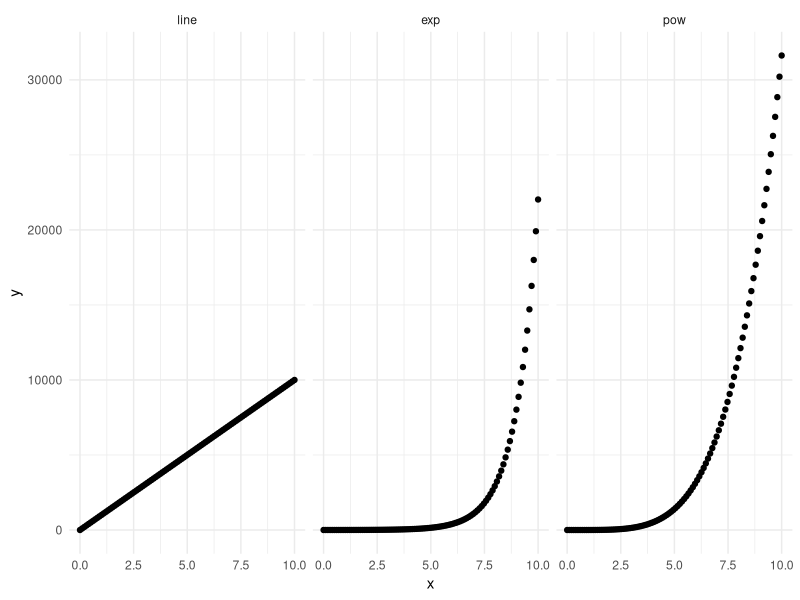
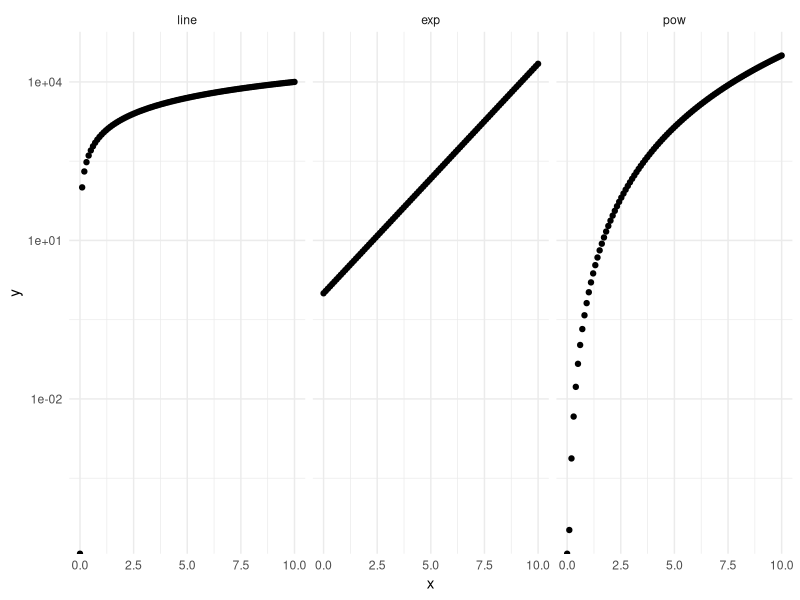
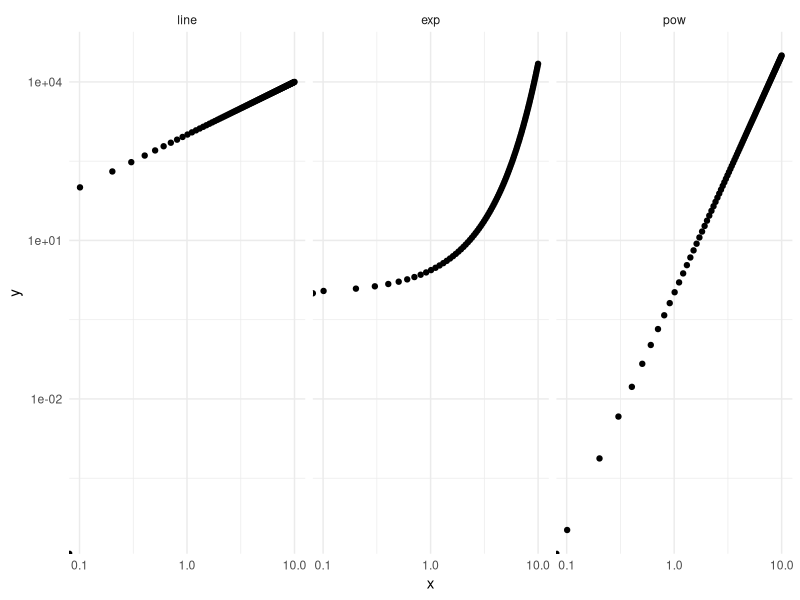

These charts were generated, in order, by the following R code:
## ---- chunk 1
library(tidyverse)
## ---- chunk 2
df_data <-
tibble(x = seq(0, 10, length.out = 100)) %>%
  mutate(
    y_line = 1000 * x,
    y_exp = exp(x),
    y_pow = x ^ 4.5
  ) %>%
  pivot_longer(
    names_to = c(".value", "fun"),
    names_sep = "_",
    cols = c(y_line, y_exp, y_pow)
  ) %>%
  mutate(fun = fct_relevel(fun, "line", "exp", "pow"))
## ---- chunk 3
df_data %>%
  ggplot(aes(x, y)) +
  geom_point() +

  facet_wrap(~fun) +
  theme_minimal()
## ---- chunk 4
df_data %>%
  ggplot(aes(x, y)) +
  geom_point() +

  scale_y_log10() +
  facet_wrap(~fun) +
  theme_minimal()
## ---- chunk 5
df_data %>%
  ggplot(aes(x, y)) +
  geom_point() +

  scale_x_log10() +
  scale_y_log10() +
  facet_wrap(~fun) +
  theme_minimal()
